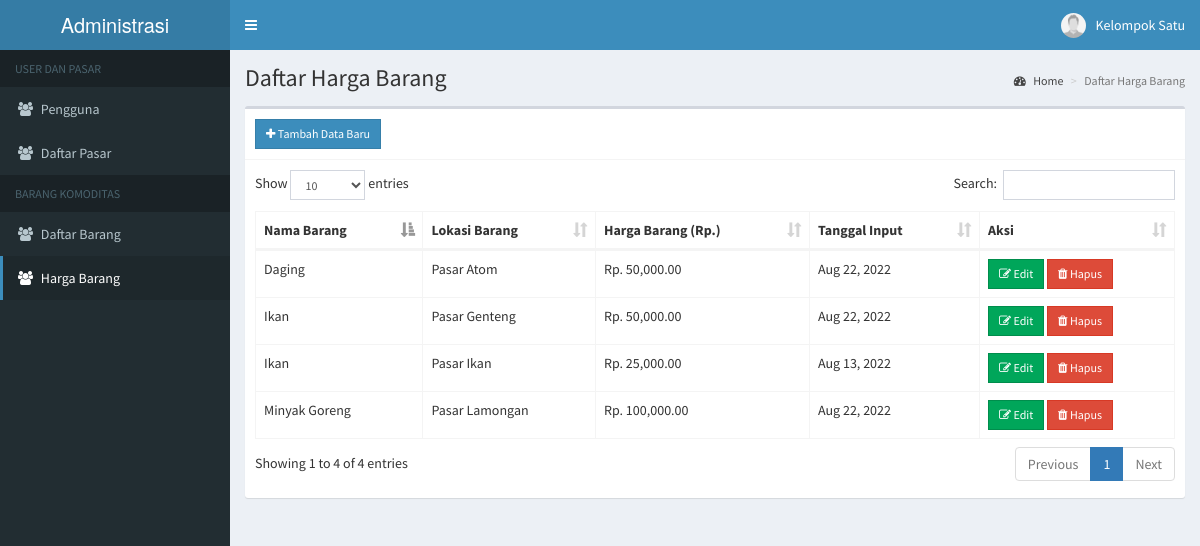
The app's page /admin/harga.php (signed in) with its own data.
### tables this page shows
CREATE TABLE `users` (
  `id` int(11) NOT NULL,
  `email` varchar(200) NOT NULL,
  `password` varchar(60) NOT NULL,
  `type` int(1) NOT NULL,
  `firstname` varchar(50) NOT NULL,
  `lastname` varchar(50) NOT NULL,
  `address` text NOT NULL,
  `contact_info` varchar(100) NOT NULL,
  `photo` varchar(200) NOT NULL,
  `status` int(1) NOT NULL,
  `activate_code` varchar(15) NOT NULL,
  `reset_code` varchar(15) NOT NULL,
  `created_on` date NOT NULL
);

CREATE TABLE `harga_barang` (
  `id` int(11) NOT NULL,
  `barang_id` int(11) NOT NULL,
  `pasar_id` int(11) NOT NULL,
  `harga` double NOT NULL,
  `tanggal_input` date NOT NULL
);

CREATE TABLE `barang` (
  `id` int(11) NOT NULL,
  `nama` text NOT NULL
);

CREATE TABLE `pasar` (
  `id` int(11) NOT NULL,
  `nama` varchar(100) NOT NULL,
  `lokasi` varchar(100) NOT NULL
);

### admin/includes/session.php (called while the page is built, shortened)
<?php
	include '../includes/conn.php';
	$conn = $pdo->open();
	$stmt = $conn->prepare("SELECT * FROM users WHERE id=:id");
	$stmt->execute(['id'=>$_SESSION['admin']]);
	$admin = $stmt->fetch();
?>

### admin/harga.php (the view, shortened to what this page needs)
<?php include 'includes/session.php'; ?>
<?php include 'includes/header.php'; ?>
<body class="hold-transition skin-blue sidebar-mini">
<div class="wrapper">
  <?php include 'includes/navbar.php'; ?>
  <?php include 'includes/menubar.php'; ?>
  <div class="content-wrapper">
    <section class="content-header">
      <h1>
        Daftar Harga Barang
      </h1>
      <ol class="breadcrumb">
        <li><a href="#"><i class="fa fa-dashboard"></i> Home</a></li>
        <li class="active">Daftar Harga Barang</li>
      </ol>
    </section>
    <section class="content">
      <div class="row">
        <div class="col-xs-12">
          <div class="box">
          <div class="box-header with-border">
            <a href="#addnew" data-toggle="modal" class="btn btn-primary btn-sm btn-flat" id="addharga"><i class="fa fa-plus"></i> Tambah Data Baru</a>
            </div>
            <div class="box-body">
              <table id="example1" class="table table-bordered">
                <thead>
                  <th>Nama Barang</th>
                  <th>Lokasi Barang</th>
                  <th>Harga Barang (Rp.)</th>
                  <th>Tanggal Input</th>
                  <th>Aksi</th>
                </thead>
                <tbody>
                  <?php
                    $conn = $pdo->open();
                    try{
                      $stmt = $conn->prepare("SELECT a.id, b.nama AS nama_barang, p.nama AS nama_pasar, a.harga, a.tanggal_input FROM harga_barang a JOIN barang b ON a.barang_id=b.id JOIN pasar p ON a.pasar_id=p.id");
                      $stmt->execute();
                      foreach($stmt as $row){
                        echo "
                          <tr>
                            <td>".$row['nama_barang']."</td>
                            <td>".$row['nama_pasar']."</td>
                            <td>Rp. ".number_format($row['harga'], 2)."</td>
                            <td>".date('M d, Y', strtotime($row['tanggal_input']))."</td>
                            <td>
                              <button class='btn btn-success btn-sm edit btn-flat' data-id='".$row['id']."'><i class='fa fa-edit'></i> Edit</button>
                              <button class='btn btn-danger btn-sm delete btn-flat' data-id='".$row['id']."'><i class='fa fa-trash'></i> Hapus</button>
                            </td>
                          </tr>
                        ";
                      }
                    }
                    catch(PDOException $e){
                      echo $e->getMessage();
                    }
                  ?>
                </tbody>
              </table>
            </div>
          </div>
        </div>
      </div>
    </section>
  </div>
</div>
</body>
</html>

### admin/includes/header.php (shortened to what this page needs)
<!DOCTYPE html>
<html>
<head>
  	<link rel="stylesheet" href="../bower_components/bootstrap/dist/css/bootstrap.min.css">
  	<link rel="stylesheet" href="../bower_components/font-awesome/css/font-awesome.min.css">
    <link rel="stylesheet" href="../bower_components/select2/dist/css/select2.min.css">
  	<link rel="stylesheet" href="../dist/css/AdminLTE.min.css">
    <link rel="stylesheet" href="../bower_components/datatables.net-bs/css/dataTables.bootstrap.min.css">
    <link rel="stylesheet" href="../bower_components/bootstrap-daterangepicker/daterangepicker.css">
    <link rel="stylesheet" href="../plugins/timepicker/bootstrap-timepicker.min.css">
    <link rel="stylesheet" href="../bower_components/bootstrap-datepicker/dist/css/bootstrap-datepicker.min.css">
    <link rel="stylesheet" href="../dist/css/skins/_all-skins.min.css">
</head>

### admin/includes/navbar.php (shortened to what this page needs)
<header class="main-header">
  <a href="#" class="logo">
    <span class="logo-lg">Administrasi</span>
  </a>
  <nav class="navbar navbar-static-top">
    <a href="#" class="sidebar-toggle" data-toggle="push-menu" role="button">
    </a>
    <div class="navbar-custom-menu">
      <ul class="nav navbar-nav">
        <li class="dropdown user user-menu">
          <a href="#" class="dropdown-toggle" data-toggle="dropdown">
            <img src="<?php echo (!empty($admin['photo'])) ? '../images/'.$admin['photo'] : '../images/profile.jpg'; ?>" class="user-image" alt="User Image">
            <span class="hidden-xs"><?php echo $admin['firstname'].' '.$admin['lastname']; ?></span>
          </a>
        </li>
      </ul>
    </div>
  </nav>
</header>

### admin/includes/menubar.php
<aside class="main-sidebar">
  <section class="sidebar">
    <ul class="sidebar-menu" data-widget="tree">
      <li class="header">USER DAN PASAR</li>
      <li><a href="users.php"><i class="fa fa-users"></i> <span>Pengguna</span></a></li>
      <li><a href="pasar.php"><i class="fa fa-users"></i> <span>Daftar Pasar</span></a></li>
      <li class="header">BARANG KOMODITAS</li>
      <li><a href="barang.php"><i class="fa fa-users"></i> <span>Daftar Barang</span></a></li>
      <li><a href="harga.php"><i class="fa fa-users"></i> <span>Harga Barang</span></a></li>
    </ul>
  </section>
</aside>

### records on screen
users: firstname "Kelompok", lastname "Satu"
harga_barang: barang.nama "Daging", pasar.nama "Pasar Atom", harga "50,000.00", tanggal_input "Aug 22, 2022"
harga_barang: barang.nama "Ikan", pasar.nama "Pasar Genteng", harga "50,000.00", tanggal_input "Aug 22, 2022"
harga_barang: barang.nama "Minyak Goreng", pasar.nama "Pasar Lamongan", harga "100,000.00", tanggal_input "Aug 22, 2022"
harga_barang: barang.nama "Ikan", pasar.nama "Pasar Ikan", harga "25,000.00", tanggal_input "Aug 13, 2022"
